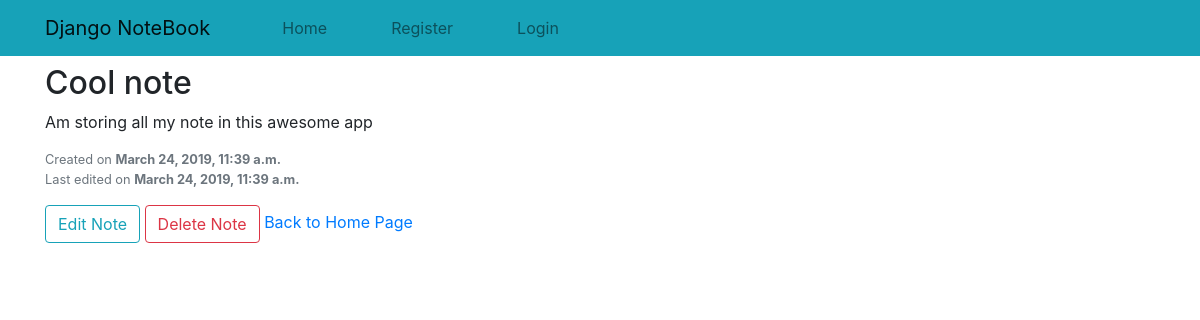
Before: /note/3/ with the older database file.
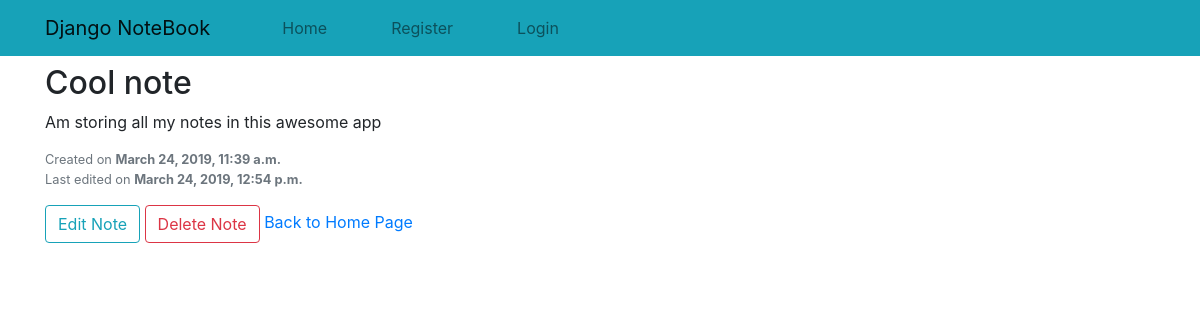
After: the same page with the newer database file.
### notes/models.py (models this page shows, shortened)
class Note(models.Model):
    title = models.CharField(max_length=120, unique=True)
    content = models.TextField()
    created = models.DateTimeField(auto_now_add=True)
    updated = models.DateTimeField(auto_now=True)

### notes/views.py (the view)
# urls.py: path('note/<int:id>/', views.note_detail, name='note_detail'),
def note_detail(request, id):
    note = get_object_or_404(Note,id=id)
    return render(request, 'detail.html', {'note': note})

### notes/templates/detail.html
{% extends 'base.html' %}
{% block content %}
    <h2>{{ note.title }}</h2>
    <p>
        {{ note.content }}
    </p>
    <p class="text-muted small">Created on <span class="font-weight-bolder">{{ note.created }}</span> <br>
        Last edited on <span class="font-weight-bolder">{{ note.updated }}</span></p>
    <a class="btn btn-outline-info" href="{% url 'edit_note' note.id %}">Edit Note</a>
    <a class="btn btn-outline-danger" href="{% url 'delete_note' note.id %}">Delete Note</a>
    <a href="{% url 'home' %}">Back to Home Page</a>
{% endblock %}

### notes/templates/base.html (shortened to what this page needs)
{% load static %}
<!DOCTYPE html>
<html lang="en">
<head>
    <link rel="stylesheet" href="{% static 'css/bootstrap.min.css' %}">
</head>
<body>
    {% include 'header.html' %}
    <div class="container">
        {% block content %}{% endblock %}
    </div>
</body>
</html>

### notes/templates/header.html (shortened to what this page needs)
<header class="pb-2">
    <nav class="navbar navbar-expand-lg navbar-light bg-info">
        <div class="container">
            <a class="navbar-brand" href="#">Django NoteBook</a>
            <div class="collapse navbar-collapse" id="navbarSupportedContent">
                <ul class="navbar-nav mr-auto">
                    <li class="nav-item ml-md-5">
                        <a class="nav-link" href="/">Home</a>
                    </li>
                    {% if request.user.is_authenticated %}
                        <li class="nav-item ml-md-5">
                            <a class="nav-link" href="{% url 'add_note' %}">New Note</a>
                        </li>
                        <li class="nav-item ml-md-5">
                            <a class="nav-link" href="{% url 'users:logout' %}">Logout</a>
                        </li>
                        <li class="nav-item ml-md-5">
                            <div class="mt-md-2 font-weight-bolder bg-dark text-white">{{ request.user.username|title }}</div>
                        </li>
                    {% else %}
                        <li class="nav-item ml-md-5">
                            <a class="nav-link" href="{% url 'users:register' %}">Register</a>
                        </li>
                        <li class="nav-item ml-md-5">
                            <a class="nav-link" href="{% url 'users:login' %}">Login</a>
                        </li>
                    {% endif %}
                </ul>
            </div>
        </div>
    </nav>
</header>

Changed rows visible on the page:
changed Note "Cool note": content "Am storing all my note in this awesome app" → "Am storing all my notes in this awesome app"; updated "March 24, 2019, 11:39 a.m." → "March 24, 2019, 12:54 p.m."
